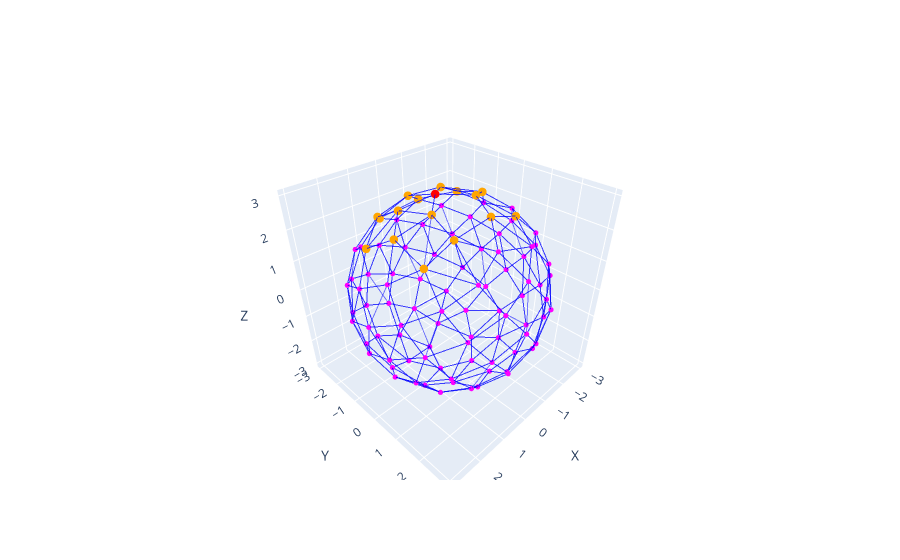

The notebook cell this image was saved under:
### Code cell
fig.add_trace(go.Scatter3d(x=[points[0, 0]], y=[points[0, 1]], z=[points[0, 2]], mode='markers',
                            marker=dict(color='red', size=5), showlegend=False))

for neighbor_index in k_near_neighbors[0]:
    neighbor_point = points[neighbor_index]
    fig.add_trace(go.Scatter3d(x=[neighbor_point[0]],
                                y=[neighbor_point[1]],
                                z=[neighbor_point[2]],
                                mode='markers',
                                marker=dict(color='orange', size=5),
                                showlegend=False))

fig.show()
